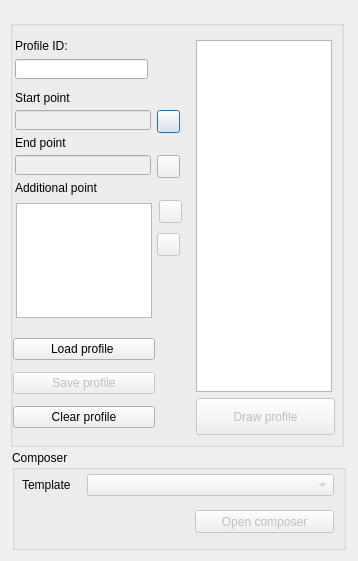
<?xml version="1.0" encoding="UTF-8"?>
<ui version="4.0">
 <class>draw_profile</class>
 <widget class="QDialog" name="draw_profile">
  <property name="geometry">
   <rect>
    <x>0</x>
    <y>0</y>
    <width>358</width>
    <height>561</height>
   </rect>
  </property>
  <property name="windowTitle">
   <string>Draw profile</string>
  </property>
  <property name="modal">
   <bool>false</bool>
  </property>
  <widget class="QGroupBox" name="groupBox">
   <property name="geometry">
    <rect>
     <x>10</x>
     <y>20</y>
     <width>334</width>
     <height>427</height>
    </rect>
   </property>
   <property name="title">
    <string/>
   </property>
   <widget class="QLabel" name="label">
    <property name="geometry">
     <rect>
      <x>5</x>
      <y>70</y>
      <width>111</width>
      <height>16</height>
     </rect>
    </property>
    <property name="text">
     <string>Start point</string>
    </property>
   </widget>
   <widget class="QLabel" name="label_2">
    <property name="geometry">
     <rect>
      <x>5</x>
      <y>115</y>
      <width>91</width>
      <height>16</height>
     </rect>
    </property>
    <property name="text">
     <string>End point</string>
    </property>
   </widget>
   <widget class="QLineEdit" name="end_point">
    <property name="enabled">
     <bool>false</bool>
    </property>
    <property name="geometry">
     <rect>
      <x>5</x>
      <y>135</y>
      <width>136</width>
      <height>20</height>
     </rect>
    </property>
   </widget>
   <widget class="QPushButton" name="btn_add_start_point">
    <property name="geometry">
     <rect>
      <x>147</x>
      <y>90</y>
      <width>23</width>
      <height>23</height>
     </rect>
    </property>
    <property name="text">
     <string/>
    </property>
    <property name="icon">
     <iconset>
      <normaloff>../icons/111.png</normaloff>../icons/111.png</iconset>
    </property>
    <property name="iconSize">
     <size>
      <width>16</width>
      <height>16</height>
     </size>
    </property>
   </widget>
   <widget class="QPushButton" name="btn_add_end_point">
    <property name="geometry">
     <rect>
      <x>147</x>
      <y>135</y>
      <width>23</width>
      <height>23</height>
     </rect>
    </property>
    <property name="text">
     <string/>
    </property>
    <property name="icon">
     <iconset>
      <normaloff>../icons/111.png</normaloff>../icons/111.png</iconset>
    </property>
   </widget>
   <widget class="QLineEdit" name="start_point">
    <property name="enabled">
     <bool>false</bool>
    </property>
    <property name="geometry">
     <rect>
      <x>5</x>
      <y>90</y>
      <width>136</width>
      <height>20</height>
     </rect>
    </property>
   </widget>
   <widget class="QLabel" name="label_3">
    <property name="geometry">
     <rect>
      <x>5</x>
      <y>18</y>
      <width>121</width>
      <height>16</height>
     </rect>
    </property>
    <property name="text">
     <string>Profile ID:</string>
    </property>
   </widget>
   <widget class="QLineEdit" name="profile_id">
    <property name="geometry">
     <rect>
      <x>5</x>
      <y>39</y>
      <width>133</width>
      <height>20</height>
     </rect>
    </property>
   </widget>
   <widget class="QListWidget" name="tbl_list_arc_2">
    <property name="geometry">
     <rect>
      <x>6</x>
      <y>183</y>
      <width>136</width>
      <height>115</height>
     </rect>
    </property>
   </widget>
   <widget class="QPushButton" name="btn_add_additional_point_2">
    <property name="enabled">
     <bool>false</bool>
    </property>
    <property name="geometry">
     <rect>
      <x>147</x>
      <y>213</y>
      <width>23</width>
      <height>23</height>
     </rect>
    </property>
    <property name="text">
     <string/>
    </property>
    <property name="icon">
     <iconset>
      <normaloff>../icons/111.png</normaloff>../icons/111.png</iconset>
    </property>
   </widget>
   <widget class="QPushButton" name="btn_draw">
    <property name="enabled">
     <bool>false</bool>
    </property>
    <property name="geometry">
     <rect>
      <x>186</x>
      <y>378</y>
      <width>139</width>
      <height>37</height>
     </rect>
    </property>
    <property name="text">
     <string>Draw profile</string>
    </property>
   </widget>
   <widget class="QListWidget" name="tbl_list_arc">
    <property name="geometry">
     <rect>
      <x>186</x>
      <y>20</y>
      <width>136</width>
      <height>352</height>
     </rect>
    </property>
   </widget>
   <widget class="QWidget" name="verticalLayoutWidget">
    <property name="geometry">
     <rect>
      <x>3</x>
      <y>312</y>
      <width>142</width>
      <height>103</height>
     </rect>
    </property>
    <layout class="QVBoxLayout" name="verticalLayout">
     <item>
      <widget class="QPushButton" name="btn_load_profile">
       <property name="text">
        <string>Load profile </string>
       </property>
      </widget>
     </item>
     <item>
      <widget class="QPushButton" name="btn_save_profile">
       <property name="enabled">
        <bool>false</bool>
       </property>
       <property name="text">
        <string>Save profile</string>
       </property>
      </widget>
     </item>
     <item>
      <widget class="QPushButton" name="btn_clear_profile">
       <property name="text">
        <string>Clear profile</string>
       </property>
      </widget>
     </item>
    </layout>
   </widget>
  </widget>
  <widget class="QGroupBox" name="groupBox_3">
   <property name="geometry">
    <rect>
     <x>12</x>
     <y>450</y>
     <width>334</width>
     <height>100</height>
    </rect>
   </property>
   <property name="title">
    <string>Composer</string>
   </property>
   <widget class="QComboBox" name="cbx_template">
    <property name="enabled">
     <bool>false</bool>
    </property>
    <property name="geometry">
     <rect>
      <x>75</x>
      <y>24</y>
      <width>247</width>
      <height>22</height>
     </rect>
    </property>
   </widget>
   <widget class="QLabel" name="label_5">
    <property name="geometry">
     <rect>
      <x>10</x>
      <y>27</y>
      <width>61</width>
      <height>16</height>
     </rect>
    </property>
    <property name="text">
     <string>Template</string>
    </property>
   </widget>
   <widget class="QPushButton" name="btn_export_pdf">
    <property name="enabled">
     <bool>false</bool>
    </property>
    <property name="geometry">
     <rect>
      <x>183</x>
      <y>60</y>
      <width>139</width>
      <height>23</height>
     </rect>
    </property>
    <property name="text">
     <string>Open composer</string>
    </property>
   </widget>
  </widget>
  <widget class="QPushButton" name="btn_add_additional_point">
   <property name="enabled">
    <bool>false</bool>
   </property>
   <property name="geometry">
    <rect>
     <x>159</x>
     <y>200</y>
     <width>23</width>
     <height>23</height>
    </rect>
   </property>
   <property name="text">
    <string/>
   </property>
   <property name="icon">
    <iconset>
     <normaloff>../icons/111.png</normaloff>../icons/111.png</iconset>
   </property>
  </widget>
  <widget class="QLabel" name="label_6">
   <property name="geometry">
    <rect>
     <x>15</x>
     <y>180</y>
     <width>91</width>
     <height>16</height>
    </rect>
   </property>
   <property name="text">
    <string>Additional point</string>
   </property>
  </widget>
 </widget>
 <resources/>
 <connections/>
</ui>
